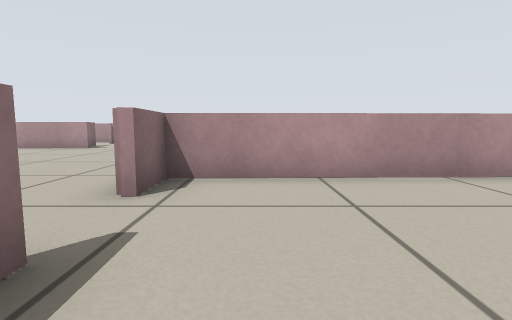
View 1 (above)

24 first-person views from a walk through a robot-simulator world made for Stage. The camera is 0.39 m above the floor, tilts 6° down and sees 80° across. Floor lines are 1 m apart. The floor is counted in squares, 0.5 m on a side. Each view is taken from the middle of a square. On the plan, view 1 faces up. The plan holds only what a view shows up to about 10 squares ahead; the rest is blank. The robots in the file are not drawn.

View 2
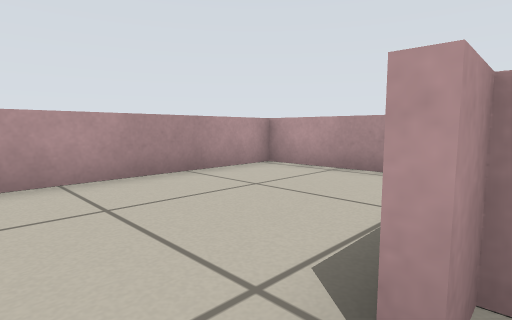

View 3
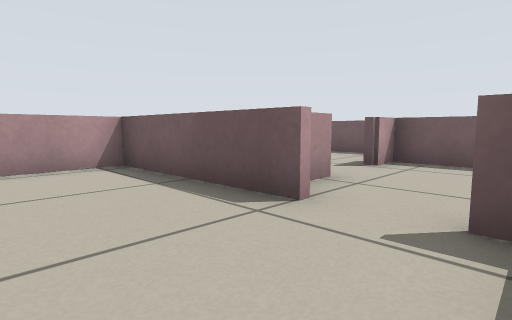

View 4
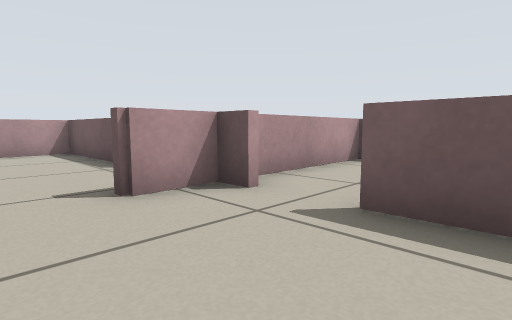

View 5
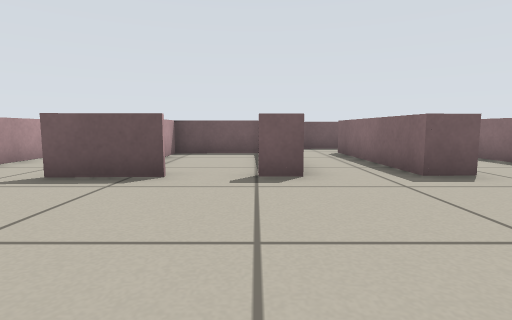

View 6
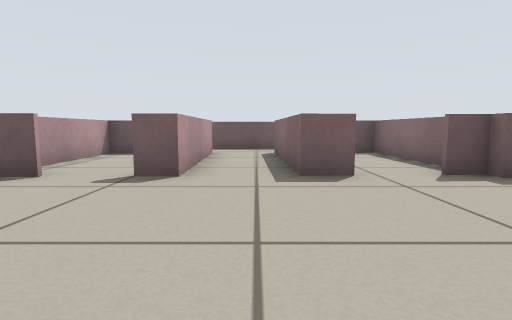

View 7
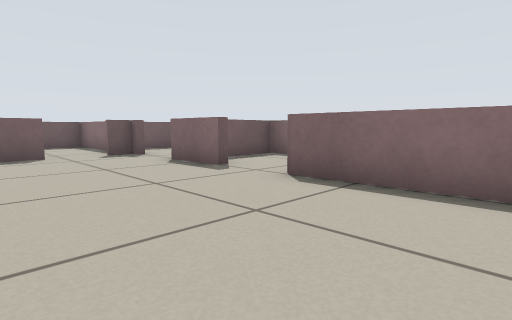

View 8
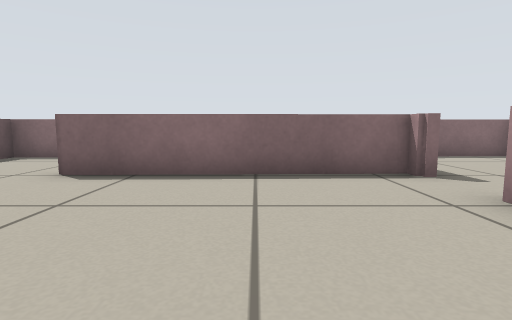

View 9
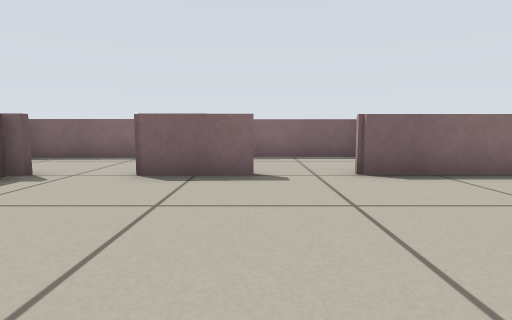

View 10
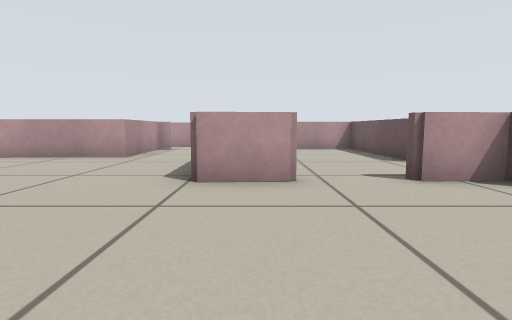

View 11
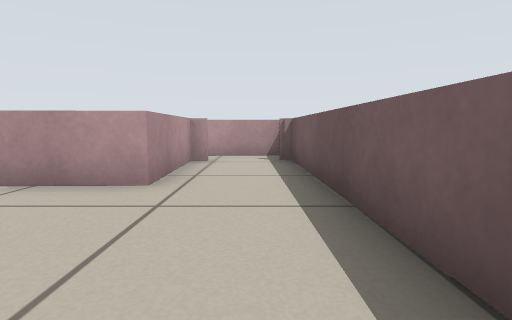

View 12
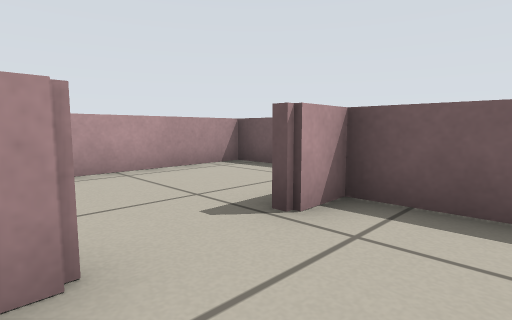

View 13
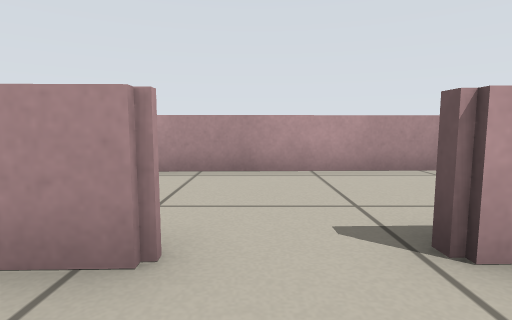

View 14
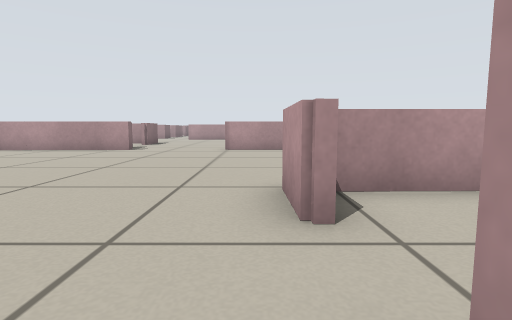

View 15
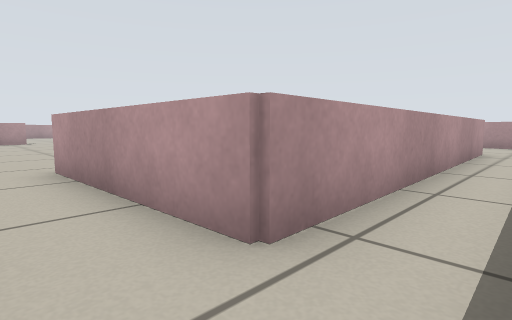

View 16
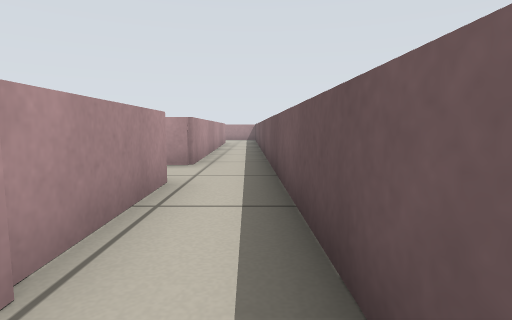

View 17
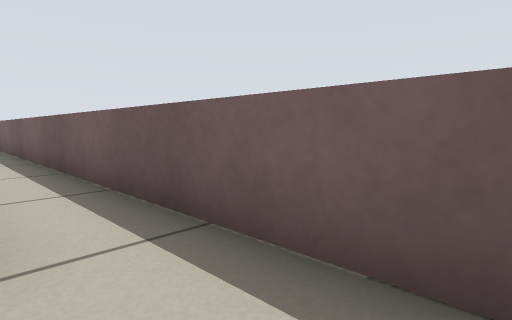

View 18
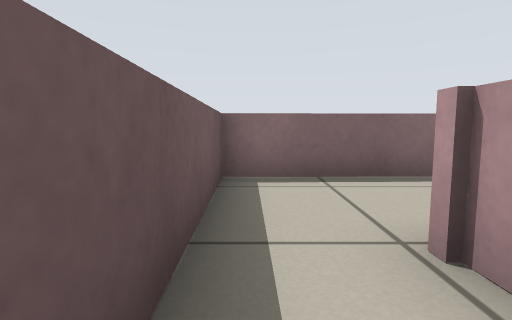

View 19
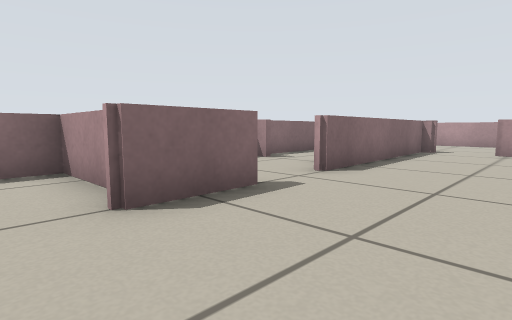

View 20
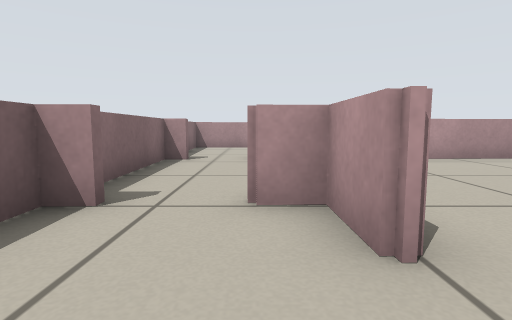

View 21
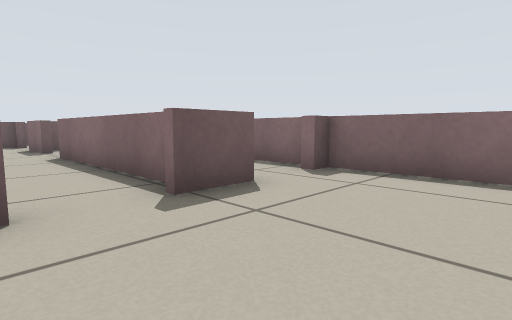

View 22
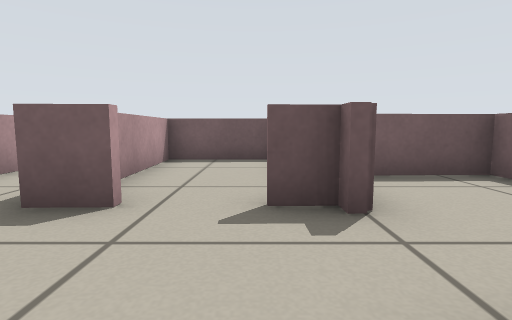

View 23
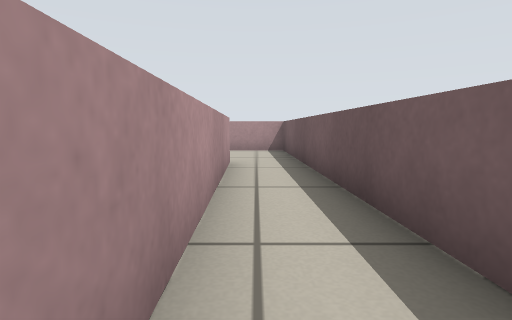

View 24
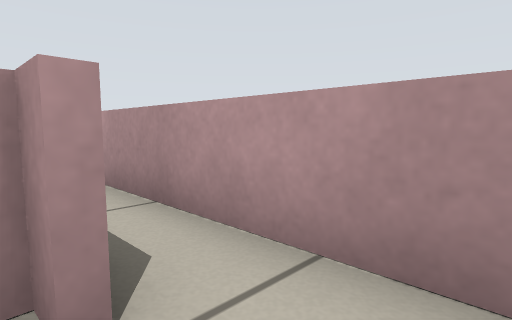

### Floor plan
Ten units are one square. View 1 is at (0, 0); x grows to the right and y downward. Boxes are objects, and circles mark ways between rooms. Rooms are numbered by the first view taken in them; rooms with no view inside come last. Other rooms are left out.
<svg viewBox="-169 -165 240 235">
<path fill="none" stroke="#000" d="M9 -4 54 -5 53 -48 -14 -47 -14 -34M-16 -34 -17 -50M-56 -2 -36 -3M-8 -50 53 -51M-22 -3 -15 -3 -16 -17M-107 -1 -97 -1 -96 47 -130 48M-74 -117 -113 -116M-132 -57 -133 -70 -142 -70M-133 -40 -129 -40 -129 -19M-128 0 -121 0M-132 -3 -127 -3M-128 11 -127 45 -99 44 -99 15M-54 46 -76 47 -78 -1 -70 -2M-131 -116 -130 -57M-161 -70 -160 -26 -142 -27M52 -71 52 -75 21 -75 20 -108M66 -52 65 -105M-136 64 -56 62M19 44 -54 46M16 15 16 -2 9 -2M2 42 17 41 17 30M-56 62 56 59 54 2M-159 32 -158 65 -136 64M-142 -118 -128 -119M-164 -160 -163 -118 -157 -118M-163 -115 -161 -77M-140 -24 -160 -23 -159 20 -139 19M-71 44 -45 43 -46 11M-14 43 -15 5"/>
<circle cx="-10" cy="-25" r="3" fill="#2a7"/>
<circle cx="0" cy="0" r="3" fill="#2a7"/>
<circle cx="-50" cy="50" r="3" fill="#2a7"/>
<circle cx="-130" cy="60" r="3" fill="#2a7"/>
<circle cx="-120" cy="-120" r="3" fill="#2a7"/>
<circle cx="-150" cy="-60" r="3" fill="#2a7"/>
<circle cx="-130" cy="-15" r="3" fill="#2a7"/>
<circle cx="-60" cy="10" r="3" fill="#2a7"/>
<circle cx="-30" cy="10" r="3" fill="#2a7"/>
<circle cx="-150" cy="-120" r="3" fill="#2a7"/>
<text x="20" y="-20">1</text>
<text x="-60" y="-50">2</text>
<text x="20" y="30">3</text>
<text x="-150" y="40">4</text>
<text x="-140" y="-140">5</text>
<text x="-150" y="-90">6</text>
<text x="-150" y="-10">7</text>
<text x="-60" y="20">8</text>
<text x="-30" y="20">9</text>
</svg>
Room 1 opens to room 2. Room 1 opens to room 3. Room 2 opens to room 3. Room 2 opens to room 4. Room 2 opens to room 5. Room 2 opens to room 6. Room 2 opens to room 7. Room 2 opens to room 8. Room 2 opens to room 9. Room 5 opens to room 6.

Where each view was taken, in squares from view 1:
view 1: 0 up, 0 right, facing up
view 2: 0 up, 0 right, facing up-right
view 3: 3 up, 1 left, facing down-right
view 4: 3 up, 5 left, facing down-right
view 5: 5 up, 7 left, facing down
view 6: 5 up, 9 left, facing down
view 7: 9 up, 9 left, facing down-left
view 8: 9 up, 8 left, facing left
view 9: 4 up, 8 left, facing left
view 10: 4 up, 6 left, facing right
view 11: 6 up, 2 left, facing right
view 12: 1 down, 0 right, facing down-right
view 13: 2 down, 0 right, facing right
view 14: 1 up, 2 left, facing up
view 15: 6 down, 9 left, facing up-right
view 16: 6 down, 14 left, facing right
view 17: 5 down, 15 left, facing down-right
view 18: 6 down, 11 left, facing left
view 19: 1 up, 10 left, facing up-left
view 20: 4 up, 14 left, facing up
view 21: 15 up, 11 left, facing down-left
view 22: 3 up, 12 left, facing down
view 23: 5 down, 5 left, facing right
view 24: 6 up, 5 right, facing up-right
